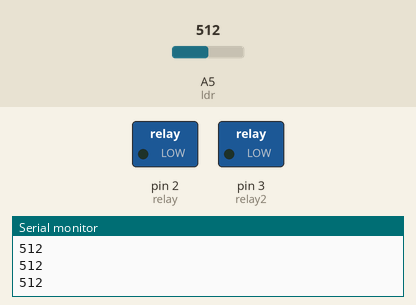
Recording of a sketch running on a simulated Arduino Uno, built with avr-gcc and run on an emulated ATmega328P. Shown: switched loads named in the sketch (green lamp = pin HIGH), the last lines printed to the serial monitor. Inputs (shaded band) come from the test bench; at power-on: A5 (ldr) = 512.

Above: at 1.3 s.
1.4 s: A5 (ldr) set to 217
3.2 s: A5 (ldr) set to 189
At 5.2 s:
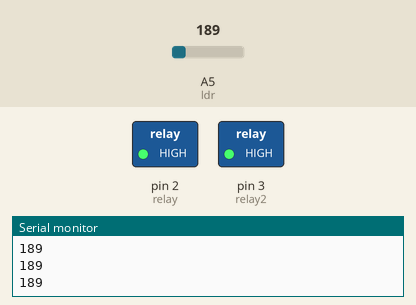
5.5 s: A5 (ldr) set to 210
At 6.8 s:
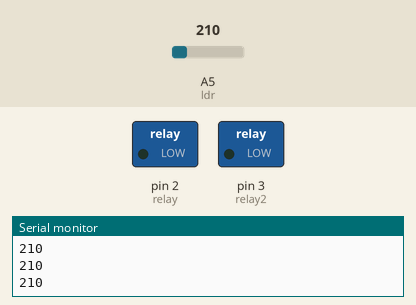
7.5 s: A5 (ldr) set to 190
At 8.4 s:
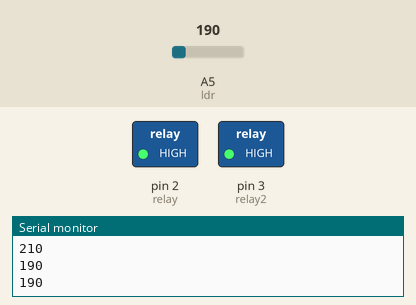
Timing chart, 0 to 10.5 s (numbered marks = the images above; inputs shaded):
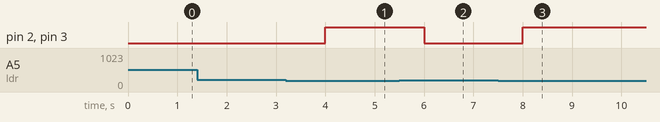

Measured:
- the behaviour switches between 200 and 199 on A5 (ldr) (found by bisection; images 0 and 1)
- after the input at 3.2 s, pin 2 (relay), pin 3 (relay2): LOW → HIGH after 0.80 s
- after the input at 5.5 s, pin 2 (relay), pin 3 (relay2): HIGH → LOW after 0.50 s
- after the input at 7.5 s, pin 2 (relay), pin 3 (relay2): LOW → HIGH after 0.50 s

The sketch:

auto_off_lab_system.ino
```cpp
int ldr = A5;
int ldrValue;

int relay = 2;
int relay2 = 3;

void setup() {
  // put your setup code here, to run once:
  pinMode(ldr, INPUT);
  pinMode(relay, OUTPUT);
  pinMode(relay2, OUTPUT);
  Serial.begin(9600);
}

void loop() {
  // put your main code here, to run repeatedly:
 ldrValue = analogRead(ldr);
 Serial.println(ldrValue);
 delay(500);

 if (ldrValue < 200)
 {
  digitalWrite(relay, HIGH);
  digitalWrite(relay2, HIGH);
 }
 else
 {
  digitalWrite(relay, LOW);
  digitalWrite(relay2, LOW);
 }
}
```
